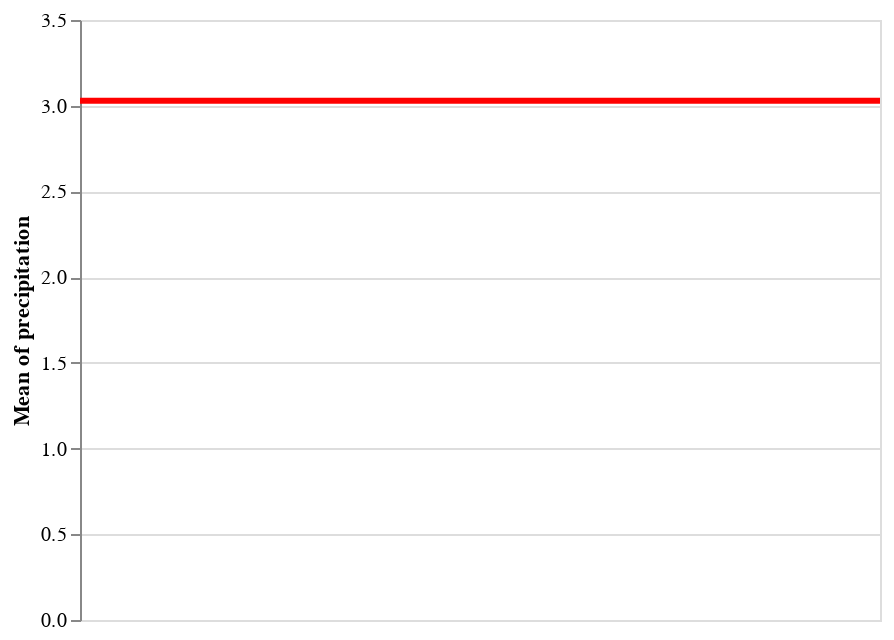

Write notebook code for a chart like this one.
### Markdown cell above
If we want to add a layer showing overall mean for any month, we can make another plot with a rule mark and without x-encoding.

### Code cell
overall_precip = alt.Chart(df).mark_rule(color="red", size=3).encode(y="mean(precipitation)")
overall_precip

### Figure 1 — Vega-Lite specification as saved in the notebook (floating-point values rounded to 4 significant figures; data arrays with more than 128 entries replaced by an {"elided": "..."} marker saying what was removed)
{"$schema": "https://vega.github.io/schema/vega-lite/v2.6.0.json", "config": {"view": {"height": 300, "width": 400}}, "data": {"name": "data-830c39fec90146253fb06a06c26374ef"}, "datasets": {"data-830c39fec90146253fb06a06c26374ef": {"elided": "1461 records"}}, "encoding": {"y": {"aggregate": "mean", "field": "precipitation", "type": "quantitative"}}, "mark": {"color": "red", "size": 3, "type": "rule"}}
